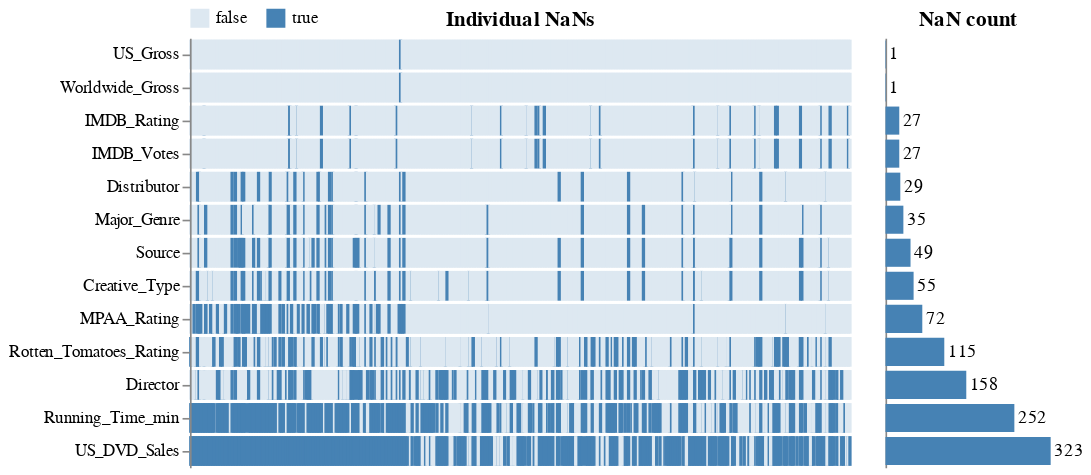

Notebook code for this chart:
### Markdown cell above
There are not that many missing values in the penguins data set,
so we'll have a look at a dataset of movies as well.
Here we can see patterns in the missing values,
such as that the movies that are missing IMDB votes
also don't have an average IMDB rating,
which makes sense since there are not ratings to average for those movies.

### Code cell
aly.nan(data.movies().sample(400))

### Figure 1 — Vega-Lite specification as saved in the notebook (floating-point values rounded to 4 significant figures; data arrays with more than 128 entries replaced by an {"elided": "..."} marker saying what was removed)
{"config": {"view": {"continuousWidth": 400, "continuousHeight": 300, "strokeWidth": 0}}, "hconcat": [{"data": {"name": "data-f57868eb9d216601677ea5e301a48018"}, "mark": {"type": "rect", "height": 17}, "encoding": {"color": {"type": "nominal", "field": "value", "legend": {"offset": -13, "orient": "top"}, "scale": {"range": ["#dde8f1", "steelblue"]}, "sort": [false, true], "title": null}, "stroke": {"type": "nominal", "field": "value", "legend": null, "scale": {"range": ["#dde8f1", "steelblue"]}, "sort": [false, true]}, "x": {"type": "ordinal", "axis": null, "field": "index"}, "y": {"type": "nominal", "field": "variable", "sort": ["US_Gross", "Worldwide_Gross", "IMDB_Rating", "IMDB_Votes", "Distributor", "Major_Genre", "Source", "Creative_Type", "MPAA_Rating", "Rotten_Tomatoes_Rating", "Director", "Running_Time_min", "US_DVD_Sales"], "title": null}}, "selection": {"selector002": {"type": "interval", "encodings": ["x"]}}, "title": "Individual NaNs", "width": 400}, {"layer": [{"mark": {"type": "bar", "color": "steelblue", "height": 17}, "encoding": {"x": {"type": "quantitative", "aggregate": "count", "axis": null, "scale": {"domain": [0, 323.0]}}, "y": {"type": "nominal", "axis": {"grid": false, "labels": false, "ticks": false, "title": ""}, "field": "variable", "sort": ["US_Gross", "Worldwide_Gross", "IMDB_Rating", "IMDB_Votes", "Distributor", "Major_Genre", "Source", "Creative_Type", "MPAA_Rating", "Rotten_Tomatoes_Rating", "Director", "Running_Time_min", "US_DVD_Sales"]}}, "title": "NaN count", "width": 100}, {"mark": {"type": "text", "align": "left", "dx": 2}, "encoding": {"text": {"type": "quantitative", "aggregate": "count"}, "x": {"type": "quantitative", "aggregate": "count", "axis": null, "scale": {"domain": [0, 323.0]}}, "y": {"type": "nominal", "axis": {"grid": false, "labels": false, "ticks": false, "title": ""}, "field": "variable", "sort": ["US_Gross", "Worldwide_Gross", "IMDB_Rating", "IMDB_Votes", "Distributor", "Major_Genre", "Source", "Creative_Type", "MPAA_Rating", "Rotten_Tomatoes_Rating", "Director", "Running_Time_min", "US_DVD_Sales"]}}, "title": "NaN count", "width": 100}], "data": {"name": "data-ea61d201506249273faa9226192d9c5e"}, "transform": [{"filter": {"selection": "selector002"}}]}], "resolve": {"scale": {"y": "shared"}}, "$schema": "https://vega.github.io/schema/vega-lite/v4.8.1.json", "datasets": {"data-f57868eb9d216601677ea5e301a48018": {"elided": "5200 records"}, "data-ea61d201506249273faa9226192d9c5e": {"elided": "1144 records"}}}
